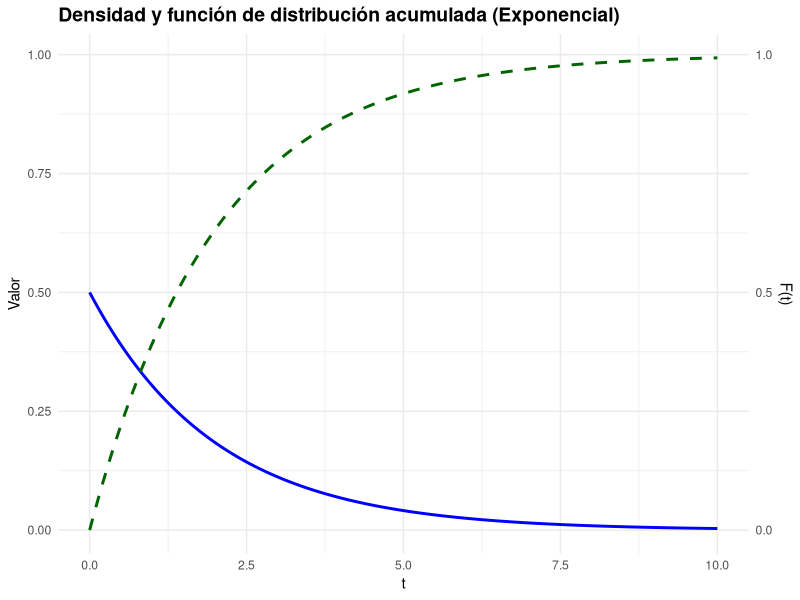
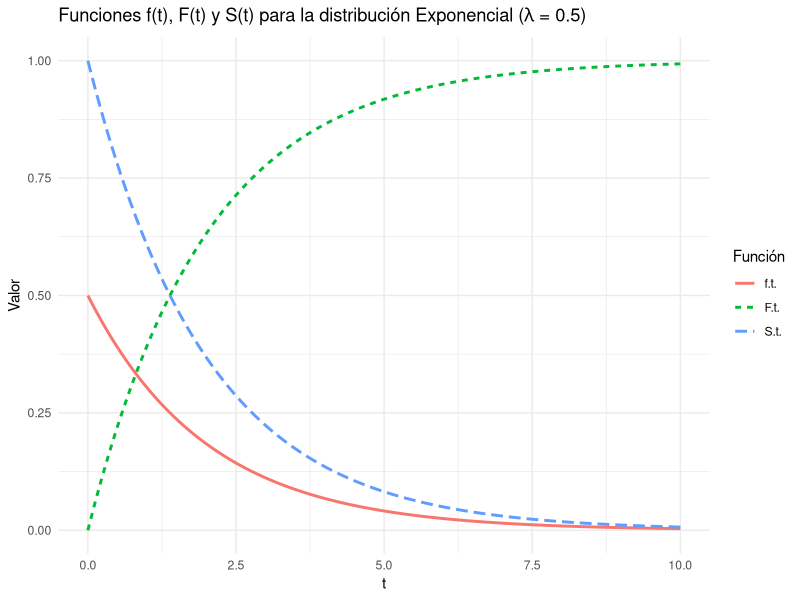
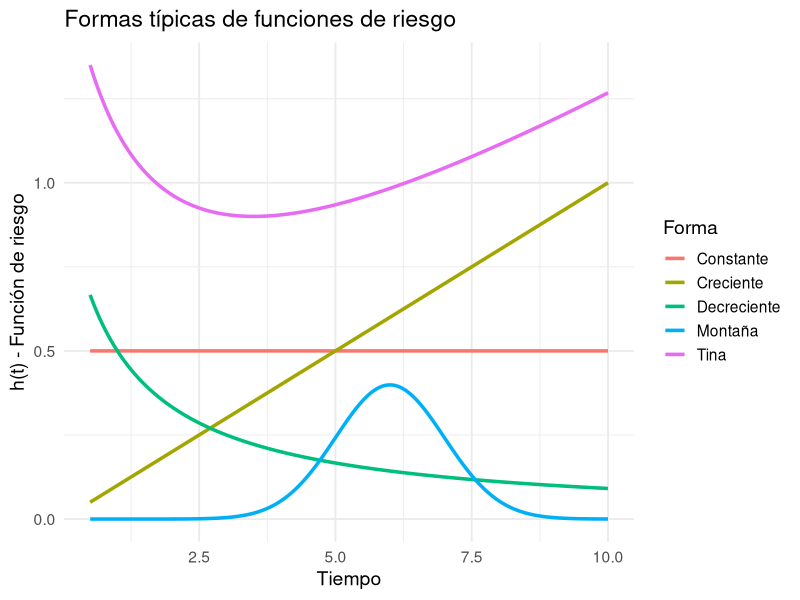
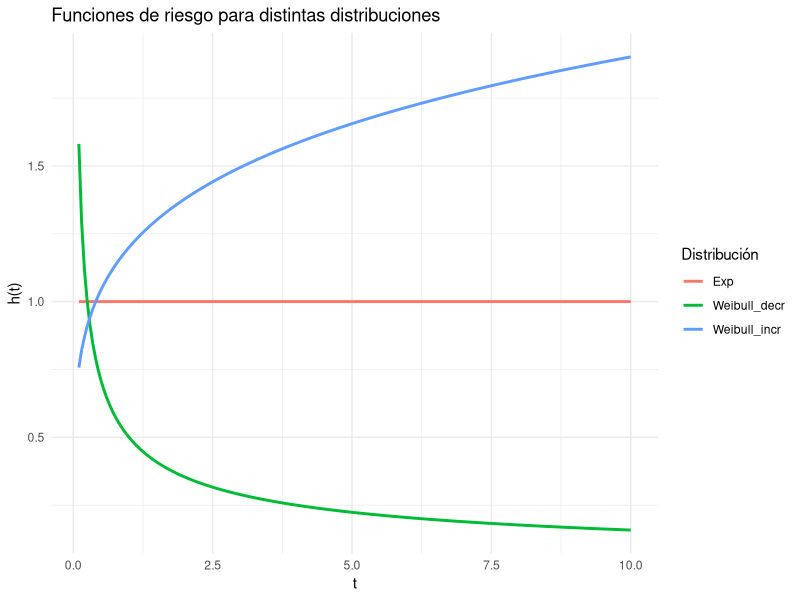
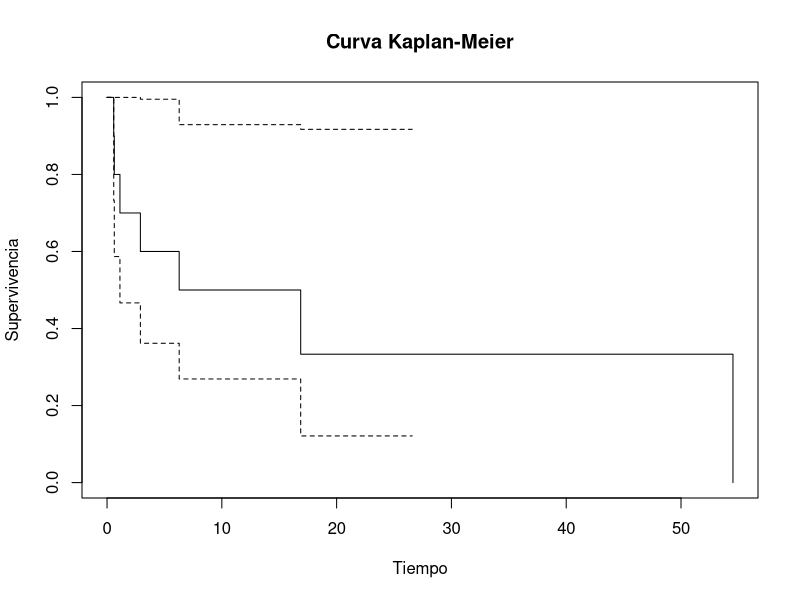

Reproduce these figures in R, in order.
## ---- chunk 1
packages <- c("survival","asaur","survminer")
if (length(setdiff(packages, rownames(installed.packages()))) > 0) {
  install.packages(setdiff(packages, rownames(installed.packages())), repos = "http://cran.rstudio.com")
}
## ---- chunk 2
#| echo: true
library(ggplot2)
library(dplyr)
t <- seq(0, 10, length.out = 400)
lambda <- 0.5
datos <- data.frame(
  t = t,
  densidad = dexp(t, rate = lambda),
  acumulada = pexp(t, rate = lambda)
)
ggplot(datos, aes(x = t)) +
  geom_line(aes(y = densidad), color = "blue", size = 1) +
  geom_line(aes(y = acumulada), color = "darkgreen", size = 1, linetype = "dashed") +
  labs(
    title = "Densidad y función de distribución acumulada (Exponencial)",
    y = "Valor",
    x = "t"
  ) +
  theme_minimal() +
  theme(plot.title = element_text(size = 14, face = "bold")) +
  scale_y_continuous(sec.axis = sec_axis(~., name = "F(t)", breaks = c(0, 0.5, 1)))

## ---- chunk 3
library(ggplot2)
library(tidyr)
t <- seq(0, 10, length.out = 200)
lambda <- 0.5
datos <- data.frame(
  t = t,
  `f(t)` = dexp(t, rate = lambda),
  `F(t)` = pexp(t, rate = lambda),
  `S(t)` = 1 - pexp(t, rate = lambda)
)
datos_long <- pivot_longer(datos, cols = -t, names_to = "funcion", values_to = "valor")
ggplot(datos_long, aes(x = t, y = valor, color = funcion, linetype = funcion)) +
  geom_line(size = 1) +
  labs(
    title = expression(paste("Funciones f(t), F(t) y S(t) para la distribución Exponencial (",lambda," = 0.5)")),
    x = "t",
    y = "Valor",
    color = "Función",
    linetype = "Función"
  ) +
  theme_minimal()
## ---- chunk 4
library(ggplot2)
library(dplyr)
library(tidyr)

# Dominio de tiempo desde 0.5 para evitar explosión de 1/t
t <- seq(0.5, 10, length.out = 500)

# Definimos formas típicas de funciones de riesgo
datos <- data.frame(
  t = t,
  Constante     = rep(0.5, length(t)),
  Creciente     = 0.1 * t,
  Decreciente   = 1 / (1 + t),
  Tina          = 0.05 + 2.5 / (t + 1.5) + 0.1 * t,  # Ajuste más razonable
  Montaña       = dnorm(t, mean = 6, sd = 1)
)

# Convertir a formato largo
datos_long <- pivot_longer(datos, cols = -t, names_to = "Forma", values_to = "h")

# Graficar
ggplot(datos_long, aes(x = t, y = h, color = Forma)) +
  geom_line(size = 1.2) +
  labs(
    title = "Formas típicas de funciones de riesgo",
    x = "Tiempo",
    y = "h(t) - Función de riesgo",
    color = "Forma"
  ) +
  theme_minimal(base_size = 14)


## ---- chunk 5
library(survival)

t <- seq(0.1, 10, length.out = 200)
lambda <- 1
k1 <- 0.5  # riesgo decreciente
k2 <- 1.2    # riesgo creciente

hazard_weibull <- function(t, lambda, k) {
  (k / lambda) * (t / lambda)^(k - 1)
}

datos_hazard <- data.frame(
  t = t,
  Exp = rep(lambda, length(t)),
  Weibull_decr = hazard_weibull(t, lambda, k1),
  Weibull_incr = hazard_weibull(t, lambda, k2)
)

library(tidyr)
datos_long <- pivot_longer(datos_hazard, -t, names_to = "Distribucion", values_to = "h")

ggplot(datos_long, aes(x = t, y = h, color = Distribucion)) +
  geom_line(size = 1) +
  labs(
    title = "Funciones de riesgo para distintas distribuciones",
    x = "t",
    y = "h(t)",
    color = "Distribución"
  ) +
  theme_minimal()
## ---- chunk 6
#| echo: true
# Ejemplo simulado de tiempos de supervivencia
set.seed(123)
tiempos <- rexp(10, rate = 0.05)
status <- rbinom(10, 1, prob = 0.8)
data_sim <- data.frame(time = tiempos, event = status)
# Estimación Kaplan-Meier
km_fit <- survfit(Surv(time, event) ~ 1, data = data_sim)
## ---- chunk 7
knitr::kable(data_sim, caption = "data_sim")
## ---- chunk 8
#| echo: true
plot(km_fit, 
     xlab = "Tiempo", 
     ylab = "Supervivencia", 
     main = "Curva Kaplan-Meier")
